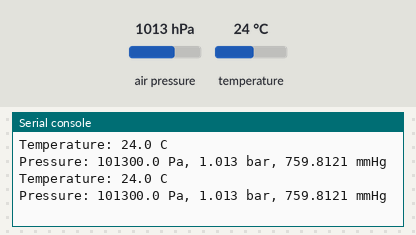
A program run on a simulated Raspberry Pi Pico running MicroPython. Shown: the last lines printed to the serial console. The test bench sets the inputs (shaded band); at power-on: air pressure 1013 hPa, temperature 24 °C. Library files of the repository ran but are not shown: bmp280.py.

Above: at 1.2 s.
1.3 s: air pressure set to 952 hPa
At 2.6 s:
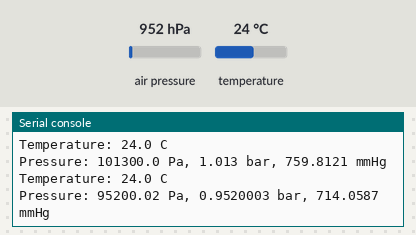
2.8 s: temperature set to 12 °C
At 3.8 s:
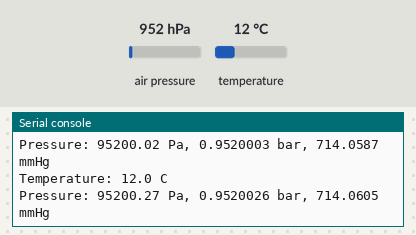
4.3 s: air pressure set to 975 hPa
At 5.8 s:
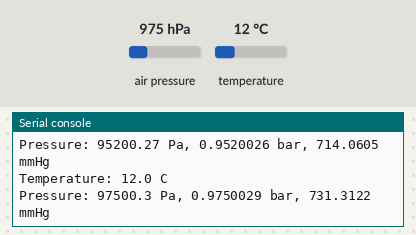
Timing chart, 0 to 7.3 s (numbered marks = the images above; inputs shaded):
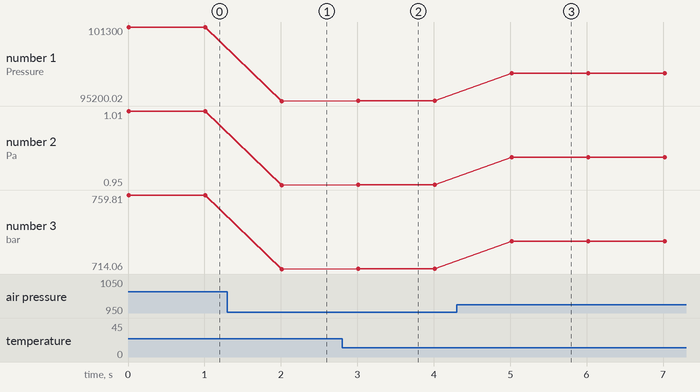

Measured:
- after the input at 1.3 s, the serial console: prints a new line after 0.71 s (image 1)
- after the input at 2.8 s, the serial console: prints a new line after 0.21 s (image 2)
- after the input at 4.3 s, the serial console: prints a new line after 0.72 s (image 3)
- plotted number 1: 101300 → 95200.02 after the input at 1.3 s, 95200.02 → 95200.27 after the input at 2.8 s, 95200.27 → 97500.3 after the input at 4.3 s
- plotted number 2: 1.01 → 0.95 after the input at 1.3 s, 0.95 → 0.95 after the input at 2.8 s, 0.95 → 0.98 after the input at 4.3 s
- plotted number 3: 759.81 → 714.06 after the input at 1.3 s, 714.06 → 714.06 after the input at 2.8 s, 714.06 → 731.31 after the input at 4.3 s

The program:

testbmp280.py
```python
# Source: Electrocredible.com, Language: MicroPython

from machine import Pin,I2C
from bmp280 import *
import time

bus = I2C(0,scl=Pin(1),sda=Pin(0),freq=200000)
bmp = BMP280(bus)

bmp.use_case(BMP280_CASE_INDOOR)

while True:
    pressure=bmp.pressure
    p_bar=pressure/100000
    p_mmHg=pressure/133.3224
    temperature=bmp.temperature
    print("Temperature: {} C".format(temperature))
    print("Pressure: {} Pa, {} bar, {} mmHg".format(pressure,p_bar,p_mmHg))
    time.sleep(1)
```
